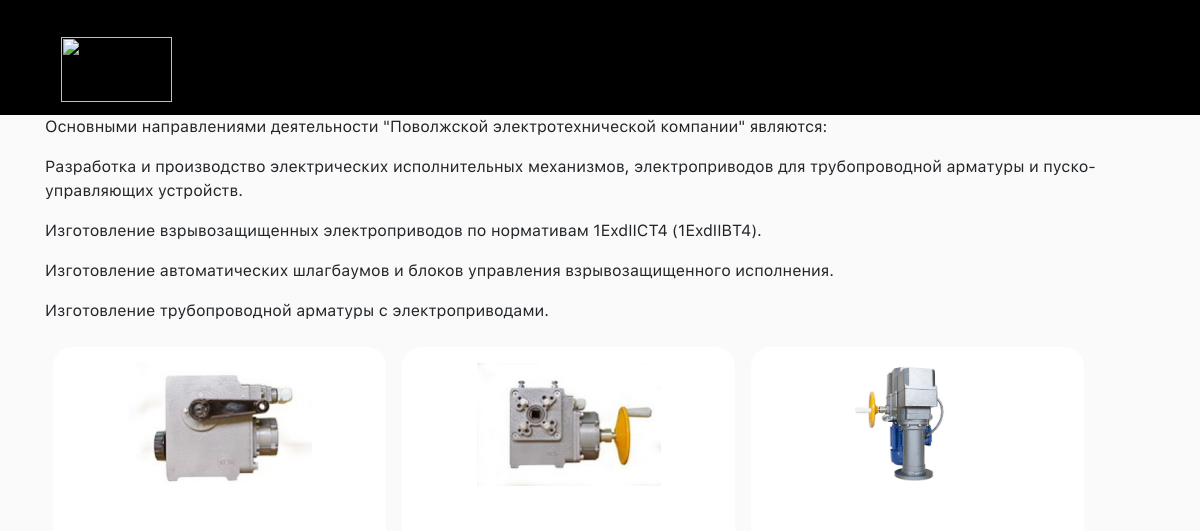
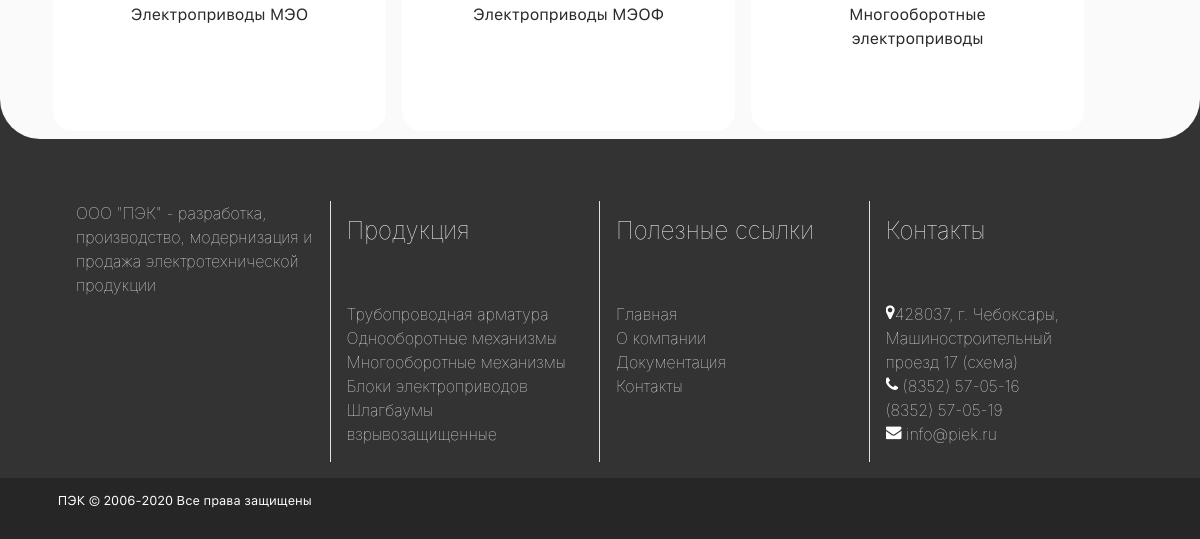
The app's page /, older data (2 pictures, top to bottom).
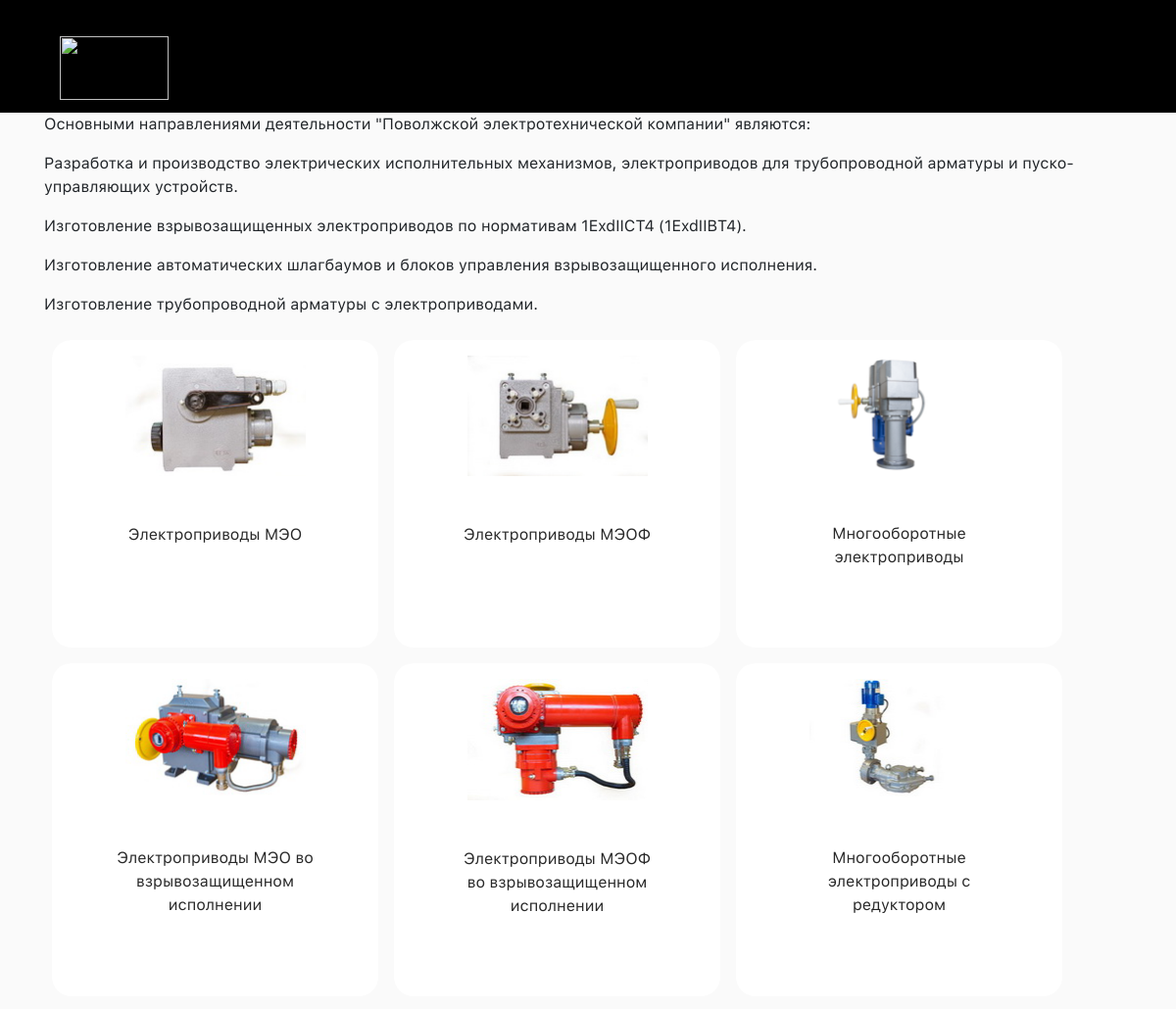
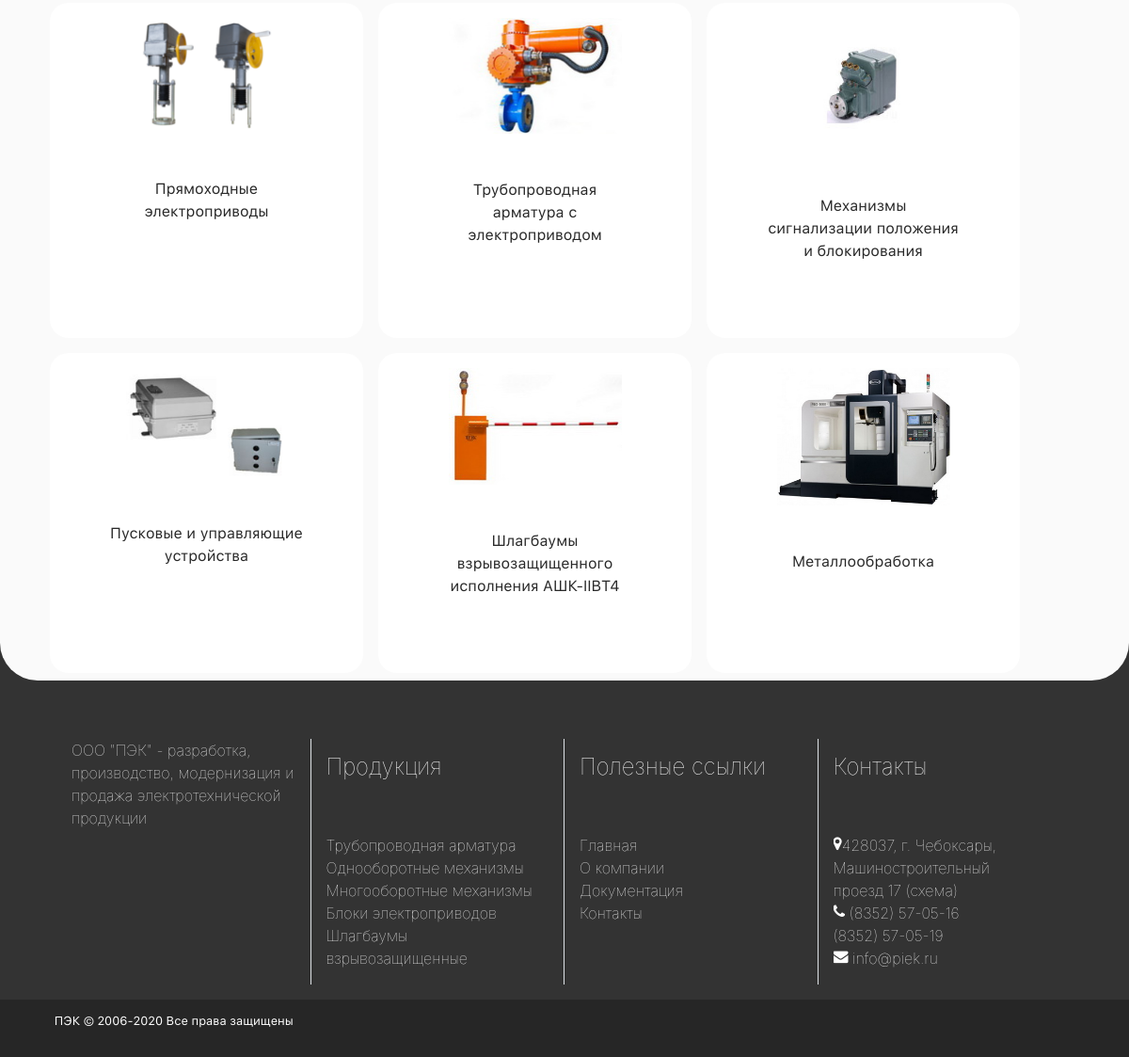
The same page, newer data (2 pictures, top to bottom).
### mainapp/models.py (models this page shows, shortened)
class Categories(models.Model):
    name = models.CharField('Категория', max_length=250)
    img = models.ImageField(upload_to='static/img/main_page', null=True, blank=True)
    slug = models.CharField('url', unique=True, max_length=250)

### mainapp/views.py (the view)
# urls.py: path('', main_def, name='main_def'),
def main_def(request):
    categories = Categories.objects.all()
    return render(request, 'mainapp/index.html', context={'categories' : categories})

### mainapp/templates/mainapp/index.html (shortened to what this page needs)
<!DOCTYPE html PUBLIC "-//W3C//DTD XHTML 1.0 Transitional//EN" "http://www.w3.org/TR/xhtml1/DTD/xhtml1-transitional.dtd">
{% load static %}
<html xmlns="http://www.w3.org/1999/xhtml">
<head>
	<link href="{% static 'css/bootstrap.min.css' %}" rel="stylesheet">
	<link href="{% static 'css/normal.css' %}" rel="stylesheet">
	<link rel="stylesheet" href="http://maxcdn.bootstrapcdn.com/font-awesome/4.3.0/css/font-awesome.min.css">
</head>
<body>
	{% include 'mainapp/header.html' %}
<main>
	<div class="container">
		<p>Основными направлениями деятельности "Поволжской электротехнической компании" являются:</p>
		<div class="d-flex flex-column">
			<p>Разработка и производство электрических исполнительных механизмов, электроприводов для трубопроводной арматуры и пуско-управляющих устройств.</p>
			<p>Изготовление взрывозащищенных электроприводов по нормативам 1ExdIIСT4 (1ExdIIBT4).</p>
			<p>Изготовление автоматических шлагбаумов и блоков управления взрывозащищенного исполнения.</p>
			<p>Изготовление трубопроводной арматуры с электроприводами.</p>
		</div>
	</div>
	<div class="container">
		<div class="d-flex flex-wrap">
			{% for cat in categories %}
			<div class="m-2 p-3 separately">
				<a class="d-flex flex-column" href="{{ cat.slug }}">
					<div class="">
						<img class="pic"src="{{ cat.img.url }}" alt="Исполнительный механизм" title="{{ cat.name }}">
					</div>
					<div class="m-5">
						<p class="item-name"style="text-decoration:none;">{{ cat.name }}</p>
					</div>
				</a>
			</div>
			{% endfor %}
		</div>
	</div>
</main>
{% include 'mainapp/footer.html' %}
</body>
</html>

### mainapp/templates/mainapp/header.html (shortened to what this page needs)
<header>
  <div class="container">
			<nav class="navbar navbar-expand-lg navbar-light">
  <a class="navbar-brand" href="http://piek.ru/">
  	<img src="http://piek.ru/img/logo6.png" width="111" height="65" alt="">
  </a>
  <div class="collapse navbar-collapse" id="navbarSupportedContent">
    <ul class="navbar-nav ml-auto">
      <li class="nav-item active">
        <a class="nav-link" href="#">Главная<span class="sr-only">(current)</span></a>
      </li>
            <li class="nav-item dropdown">
        <a class="nav-link dropdown-toggle" href="#" id="navbarDropdown" role="button" data-toggle="dropdown" aria-haspopup="true" aria-expanded="false">
        </a>
      <li class="nav-item dropdown">
        <a class="nav-link dropdown-toggle" href="#" id="navbarDropdown" role="button" data-toggle="dropdown" aria-haspopup="true" aria-expanded="false">
        </a>
           <li><li class="nav-item active"><a class="nav-link" href="#">Заказать<span class="sr-only">(current)</span></a></li>
      	   <li><li class="nav-item active"><a class="nav-link" href="#">Контакты<span class="sr-only">(current)</span></a></li>
    </ul>
  </div>
</nav>
	</div>
</header>

### mainapp/templates/mainapp/footer.html (shortened to what this page needs)
<footer class="footer">
	<div class="container">
		<div class="d-flex flex-column p-3 flex-md-row text-white text-center text-md-left">
			<div class="flex-column col-md-3 border-right">ООО "ПЭК" - разработка, производство, модернизация и продажа электротехнической продукции</div>
			<div class="flex-column p-3 col-md-3 border-right">
				<h2  class="pb-5">Продукция</h2>
				<div class=""><a href="http://piek.ru/catalog/armature/">Трубопроводная арматура</a></div>
				<div class=""><a href="http://piek.ru/catalog/mechanisms/">Однооборотные механизмы</a></div>
				<div class=""><a href="http://piek.ru/catalog/elektroprivody/pem/">Многооборотные механизмы</a></div>
				<div class=""><a href="http://piek.ru/catalog/instruments/bez/on_1_sh/">Блоки электроприводов</a></div>
				<div class=""><a href="http://piek.ru/catalog/blast/shlagbaumy_vzryvozashishennye/">Шлагбаумы взрывозащищенные</a></div>
			</div>
			<div class="flex-column p-3 col-md-3 border-right">
				<h2  class="pb-5">Полезные ссылки</h2>
				<div><a href="http://piek.ru/"> Главная </a></div>
				<div><a href="http://piek.ru/about/"> О компании </a></div>
				<div><a href="http://piek.ru/docum/"> Документация </a></div>
				<div><a href="http://piek.ru/contact/"> Контакты </a></div>
			</div>
			<div class="flex-column p-3 tp-ft-newsletter col-md-3">
				<h2 class="pb-5">Контакты</h2>
				<div><i class="fa fa-map-marker"></i>428037, г. Чебоксары, Машиностроительный<br>проезд 17 (<a href="#" data-toggle="modal" data-target="#myModal">схема</a>)</div>
				<div><i class="fa fa-phone"></i> <a href="tel:+78352570516">(8352) 57-05-16</a></div>
				<div><a href="tel:+78352570519"> (8352) 57-05-19</a></div>
				<div><i class="fa fa-envelope"></i><a href="mailto:info@piek.ru"> info@piek.ru</a></div>
			</div>
		</div>
	</div>
	<div class="tiny-footer">
			<div class="container"><p>ПЭК © 2006-2020  Все права защищены</p></div>
	</div>
</footer>

### static/css/normal.css (style rules this page uses)
* { overflow-x: hidden; }
body { background-color: #000; }
main { position: relative; width: 100vw; margin: 0 auto; border-bottom-left-radius: 40px; border-bottom-right-radius: 40px; background-color: #fafafa; margin: 0 auto; margin-bottom: 400px; }
.container p { font-family: sf; }
.pic { display: block; width: 100%; max-width: 184px; height: auto; margin: 0 auto; }
.separately { background-color: #fff; border-radius: 20px; width: 30% !important; }
.separately p { text-align: center; color: #292929; }
.footer { background-color: #333333; font-weight: lighter; padding-top: 300px; position: fixed; width: 100%; z-index: -1; bottom: 0; left: 0; right: 0; }
.footer a { color: #fff; text-decoration: none; font-size: 1em; }
.footer h2 { font-size: 1.5em; font-weight: lighter; }
.tiny-footer { background-color: #262626; min-height: 30px; }
.tiny-footer p { color: #fff; font-size: 0.8em; padding: 1em; font-family: sf; font-weight: lighter; font-weight: lighter; }

Row changes from the older to the newer data that the page shows:
changed Categories "Многооборотные электроприводы": img: a different picture
added Categories: img (picture), name "Электроприводы МЭО во взрывозащищенном исполнении"
added Categories: img (picture), name "Электроприводы МЭОФ во взрывозащищенном исполнении"
added Categories: img (picture), name "Многооборотные электроприводы c редуктором"
added Categories: img (picture), name "Прямоходные электроприводы"
added Categories: img (picture), name "Трубопроводная арматура с электроприводом"
added Categories: img (picture), name "Механизмы сигнализации положения и блокирования"
added Categories: img (picture), name "Пусковые и управляющие устройства"
added Categories: img (picture), name "Шлагбаумы взрывозащищенного исполнения АШК-IIBТ4"
added Categories: img (picture), name "Металлообработка"
